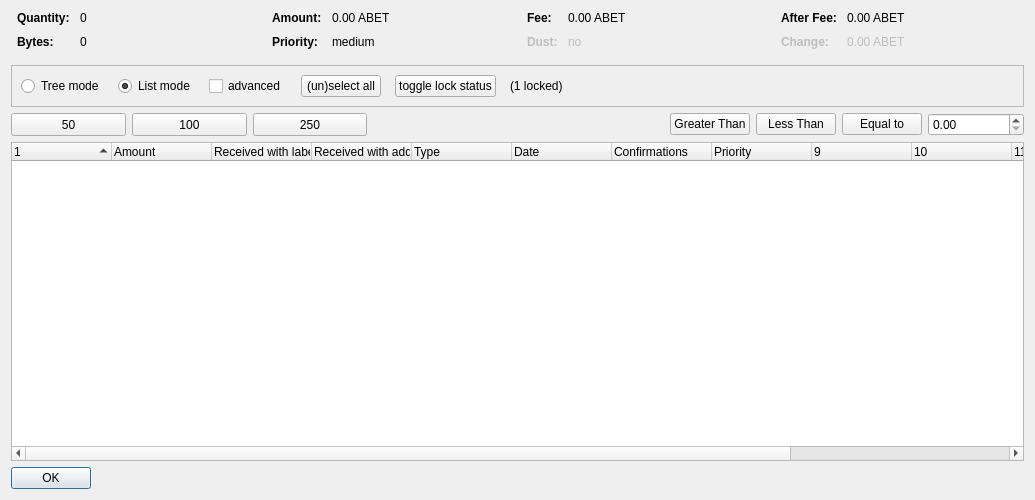
<?xml version="1.0" encoding="UTF-8"?>
<ui version="4.0">
 <class>CoinControlDialog</class>
 <widget class="QDialog" name="CoinControlDialog">
  <property name="geometry">
   <rect>
    <x>0</x>
    <y>0</y>
    <width>1035</width>
    <height>500</height>
   </rect>
  </property>
  <property name="windowTitle">
   <string>Coin Selection</string>
  </property>
  <layout class="QVBoxLayout" name="verticalLayout">
   <item>
    <layout class="QHBoxLayout" name="horizontalLayoutTop" stretch="0,0,0,0">
     <property name="topMargin">
      <number>0</number>
     </property>
     <property name="bottomMargin">
      <number>10</number>
     </property>
     <item>
      <layout class="QFormLayout" name="formLayoutCoinControl1">
       <property name="horizontalSpacing">
        <number>10</number>
       </property>
       <property name="verticalSpacing">
        <number>10</number>
       </property>
       <property name="leftMargin">
        <number>6</number>
       </property>
       <property name="rightMargin">
        <number>6</number>
       </property>
       <item row="0" column="0">
        <widget class="QLabel" name="labelCoinControlQuantityText">
         <property name="font">
          <font>
           <weight>75</weight>
           <bold>true</bold>
          </font>
         </property>
         <property name="text">
          <string>Quantity:</string>
         </property>
        </widget>
       </item>
       <item row="0" column="1">
        <widget class="QLabel" name="labelCoinControlQuantity">
         <property name="cursor">
          <cursorShape>IBeamCursor</cursorShape>
         </property>
         <property name="contextMenuPolicy">
          <enum>Qt::ActionsContextMenu</enum>
         </property>
         <property name="text">
          <string notr="true">0</string>
         </property>
         <property name="textInteractionFlags">
          <set>Qt::LinksAccessibleByMouse|Qt::TextSelectableByKeyboard|Qt::TextSelectableByMouse</set>
         </property>
        </widget>
       </item>
       <item row="1" column="0">
        <widget class="QLabel" name="labelCoinControlBytesText">
         <property name="font">
          <font>
           <weight>75</weight>
           <bold>true</bold>
          </font>
         </property>
         <property name="text">
          <string>Bytes:</string>
         </property>
        </widget>
       </item>
       <item row="1" column="1">
        <widget class="QLabel" name="labelCoinControlBytes">
         <property name="cursor">
          <cursorShape>IBeamCursor</cursorShape>
         </property>
         <property name="contextMenuPolicy">
          <enum>Qt::ActionsContextMenu</enum>
         </property>
         <property name="text">
          <string notr="true">0</string>
         </property>
         <property name="textInteractionFlags">
          <set>Qt::LinksAccessibleByMouse|Qt::TextSelectableByKeyboard|Qt::TextSelectableByMouse</set>
         </property>
        </widget>
       </item>
      </layout>
     </item>
     <item>
      <layout class="QFormLayout" name="formLayoutCoinControl2">
       <property name="horizontalSpacing">
        <number>10</number>
       </property>
       <property name="verticalSpacing">
        <number>10</number>
       </property>
       <property name="leftMargin">
        <number>6</number>
       </property>
       <property name="rightMargin">
        <number>6</number>
       </property>
       <item row="0" column="0">
        <widget class="QLabel" name="labelCoinControlAmountText">
         <property name="font">
          <font>
           <weight>75</weight>
           <bold>true</bold>
          </font>
         </property>
         <property name="text">
          <string>Amount:</string>
         </property>
        </widget>
       </item>
       <item row="0" column="1">
        <widget class="QLabel" name="labelCoinControlAmount">
         <property name="cursor">
          <cursorShape>IBeamCursor</cursorShape>
         </property>
         <property name="contextMenuPolicy">
          <enum>Qt::ActionsContextMenu</enum>
         </property>
         <property name="text">
          <string notr="true">0.00 ABET</string>
         </property>
         <property name="textInteractionFlags">
          <set>Qt::LinksAccessibleByMouse|Qt::TextSelectableByKeyboard|Qt::TextSelectableByMouse</set>
         </property>
        </widget>
       </item>
       <item row="1" column="0">
        <widget class="QLabel" name="labelCoinControlPriorityText">
         <property name="font">
          <font>
           <weight>75</weight>
           <bold>true</bold>
          </font>
         </property>
         <property name="text">
          <string>Priority:</string>
         </property>
        </widget>
       </item>
       <item row="1" column="1">
        <widget class="QLabel" name="labelCoinControlPriority">
         <property name="cursor">
          <cursorShape>IBeamCursor</cursorShape>
         </property>
         <property name="contextMenuPolicy">
          <enum>Qt::ActionsContextMenu</enum>
         </property>
         <property name="text">
          <string>medium</string>
         </property>
         <property name="textInteractionFlags">
          <set>Qt::LinksAccessibleByMouse|Qt::TextSelectableByKeyboard|Qt::TextSelectableByMouse</set>
         </property>
        </widget>
       </item>
      </layout>
     </item>
     <item>
      <layout class="QFormLayout" name="formLayoutCoinControl3">
       <property name="horizontalSpacing">
        <number>10</number>
       </property>
       <property name="verticalSpacing">
        <number>10</number>
       </property>
       <property name="leftMargin">
        <number>6</number>
       </property>
       <property name="rightMargin">
        <number>6</number>
       </property>
       <item row="0" column="0">
        <widget class="QLabel" name="labelCoinControlFeeText">
         <property name="font">
          <font>
           <weight>75</weight>
           <bold>true</bold>
          </font>
         </property>
         <property name="text">
          <string>Fee:</string>
         </property>
        </widget>
       </item>
       <item row="0" column="1">
        <widget class="QLabel" name="labelCoinControlFee">
         <property name="cursor">
          <cursorShape>IBeamCursor</cursorShape>
         </property>
         <property name="contextMenuPolicy">
          <enum>Qt::ActionsContextMenu</enum>
         </property>
         <property name="text">
          <string notr="true">0.00 ABET</string>
         </property>
         <property name="textInteractionFlags">
          <set>Qt::LinksAccessibleByMouse|Qt::TextSelectableByKeyboard|Qt::TextSelectableByMouse</set>
         </property>
        </widget>
       </item>
       <item row="1" column="0">
        <widget class="QLabel" name="labelCoinControlLowOutputText">
         <property name="enabled">
          <bool>false</bool>
         </property>
         <property name="font">
          <font>
           <weight>75</weight>
           <bold>true</bold>
          </font>
         </property>
         <property name="text">
          <string>Dust:</string>
         </property>
        </widget>
       </item>
       <item row="1" column="1">
        <widget class="QLabel" name="labelCoinControlLowOutput">
         <property name="enabled">
          <bool>false</bool>
         </property>
         <property name="cursor">
          <cursorShape>IBeamCursor</cursorShape>
         </property>
         <property name="contextMenuPolicy">
          <enum>Qt::ActionsContextMenu</enum>
         </property>
         <property name="text">
          <string>no</string>
         </property>
         <property name="textInteractionFlags">
          <set>Qt::LinksAccessibleByMouse|Qt::TextSelectableByKeyboard|Qt::TextSelectableByMouse</set>
         </property>
        </widget>
       </item>
      </layout>
     </item>
     <item>
      <layout class="QFormLayout" name="formLayoutCoinControl4">
       <property name="horizontalSpacing">
        <number>10</number>
       </property>
       <property name="verticalSpacing">
        <number>10</number>
       </property>
       <property name="leftMargin">
        <number>6</number>
       </property>
       <property name="rightMargin">
        <number>6</number>
       </property>
       <item row="0" column="0">
        <widget class="QLabel" name="labelCoinControlAfterFeeText">
         <property name="font">
          <font>
           <weight>75</weight>
           <bold>true</bold>
          </font>
         </property>
         <property name="text">
          <string>After Fee:</string>
         </property>
        </widget>
       </item>
       <item row="0" column="1">
        <widget class="QLabel" name="labelCoinControlAfterFee">
         <property name="cursor">
          <cursorShape>IBeamCursor</cursorShape>
         </property>
         <property name="contextMenuPolicy">
          <enum>Qt::ActionsContextMenu</enum>
         </property>
         <property name="text">
          <string notr="true">0.00 ABET</string>
         </property>
         <property name="textInteractionFlags">
          <set>Qt::LinksAccessibleByMouse|Qt::TextSelectableByKeyboard|Qt::TextSelectableByMouse</set>
         </property>
        </widget>
       </item>
       <item row="1" column="0">
        <widget class="QLabel" name="labelCoinControlChangeText">
         <property name="enabled">
          <bool>false</bool>
         </property>
         <property name="font">
          <font>
           <weight>75</weight>
           <bold>true</bold>
          </font>
         </property>
         <property name="text">
          <string>Change:</string>
         </property>
        </widget>
       </item>
       <item row="1" column="1">
        <widget class="QLabel" name="labelCoinControlChange">
         <property name="enabled">
          <bool>false</bool>
         </property>
         <property name="cursor">
          <cursorShape>IBeamCursor</cursorShape>
         </property>
         <property name="contextMenuPolicy">
          <enum>Qt::ActionsContextMenu</enum>
         </property>
         <property name="text">
          <string notr="true">0.00 ABET</string>
         </property>
         <property name="textInteractionFlags">
          <set>Qt::LinksAccessibleByMouse|Qt::TextSelectableByKeyboard|Qt::TextSelectableByMouse</set>
         </property>
        </widget>
       </item>
      </layout>
     </item>
    </layout>
   </item>
   <item>
    <widget class="QFrame" name="frame">
     <property name="minimumSize">
      <size>
       <width>0</width>
       <height>40</height>
      </size>
     </property>
     <property name="frameShape">
      <enum>QFrame::StyledPanel</enum>
     </property>
     <property name="frameShadow">
      <enum>QFrame::Sunken</enum>
     </property>
     <layout class="QHBoxLayout" name="horizontalLayout">
      <item>
       <layout class="QHBoxLayout" name="horizontalLayoutPanel" stretch="0,0,0,0,0,0,0">
        <property name="spacing">
         <number>14</number>
        </property>
        <item>
         <widget class="QRadioButton" name="radioTreeMode">
          <property name="sizePolicy">
           <sizepolicy hsizetype="Maximum" vsizetype="Fixed">
            <horstretch>0</horstretch>
            <verstretch>0</verstretch>
           </sizepolicy>
          </property>
          <property name="text">
           <string>Tree mode</string>
          </property>
         </widget>
        </item>
        <item>
         <widget class="QRadioButton" name="radioListMode">
          <property name="sizePolicy">
           <sizepolicy hsizetype="Maximum" vsizetype="Fixed">
            <horstretch>0</horstretch>
            <verstretch>0</verstretch>
           </sizepolicy>
          </property>
          <property name="text">
           <string>List mode</string>
          </property>
          <property name="checked">
           <bool>true</bool>
          </property>
         </widget>
        </item>
        <item>
         <widget class="QCheckBox" name="advanced">
          <property name="minimumSize">
           <size>
            <width>70</width>
            <height>17</height>
           </size>
          </property>
          <property name="text">
           <string>advanced</string>
          </property>
         </widget>
        </item>
        <item>
         <widget class="QPushButton" name="pushButtonSelectAll">
          <property name="sizePolicy">
           <sizepolicy hsizetype="Maximum" vsizetype="Fixed">
            <horstretch>0</horstretch>
            <verstretch>0</verstretch>
           </sizepolicy>
          </property>
          <property name="text">
           <string>(un)select all</string>
          </property>
          <property name="autoDefault">
           <bool>false</bool>
          </property>
         </widget>
        </item>
        <item>
         <widget class="QPushButton" name="pushButtonToggleLock">
          <property name="sizePolicy">
           <sizepolicy hsizetype="Maximum" vsizetype="Fixed">
            <horstretch>0</horstretch>
            <verstretch>0</verstretch>
           </sizepolicy>
          </property>
          <property name="text">
           <string>toggle lock status</string>
          </property>
          <property name="autoDefault">
           <bool>false</bool>
          </property>
         </widget>
        </item>
        <item>
         <widget class="QLabel" name="labelLocked">
          <property name="text">
           <string>(1 locked)</string>
          </property>
         </widget>
        </item>
        <item>
         <spacer name="horizontalSpacer">
          <property name="orientation">
           <enum>Qt::Horizontal</enum>
          </property>
          <property name="sizeHint" stdset="0">
           <size>
            <width>40</width>
            <height>20</height>
           </size>
          </property>
         </spacer>
        </item>
       </layout>
      </item>
     </layout>
    </widget>
   </item>
   <item>
    <layout class="QHBoxLayout" name="horizontalLayout_3">
     <item>
      <widget class="QPushButton" name="select_50">
       <property name="minimumSize">
        <size>
         <width>115</width>
         <height>23</height>
        </size>
       </property>
       <property name="text">
        <string>50</string>
       </property>
      </widget>
     </item>
     <item>
      <widget class="QPushButton" name="select_100">
       <property name="minimumSize">
        <size>
         <width>115</width>
         <height>23</height>
        </size>
       </property>
       <property name="text">
        <string>100</string>
       </property>
      </widget>
     </item>
     <item>
      <widget class="QPushButton" name="select_250">
       <property name="minimumSize">
        <size>
         <width>114</width>
         <height>23</height>
        </size>
       </property>
       <property name="text">
        <string>250</string>
       </property>
      </widget>
     </item>
     <item>
      <spacer name="horizontalSpacer_2">
       <property name="orientation">
        <enum>Qt::Horizontal</enum>
       </property>
       <property name="sizeHint" stdset="0">
        <size>
         <width>40</width>
         <height>20</height>
        </size>
       </property>
      </spacer>
     </item>
     <item>
      <widget class="QPushButton" name="GreaterThan">
       <property name="text">
        <string>Greater Than</string>
       </property>
      </widget>
     </item>
     <item>
      <widget class="QPushButton" name="LessThan">
       <property name="text">
        <string>Less Than</string>
       </property>
      </widget>
     </item>
     <item>
      <widget class="QPushButton" name="EqualTo">
       <property name="text">
        <string>Equal to</string>
       </property>
      </widget>
     </item>
     <item>
      <widget class="QDoubleSpinBox" name="num_box">
       <property name="minimumSize">
        <size>
         <width>96</width>
         <height>20</height>
        </size>
       </property>
      </widget>
     </item>
    </layout>
   </item>
   <item>
    <layout class="QVBoxLayout" name="verticalLayout_2"/>
   </item>
   <item>
    <layout class="QHBoxLayout" name="horizontalLayout_2"/>
   </item>
   <item>
    <widget class="CoinControlTreeWidget" name="treeWidget">
     <property name="contextMenuPolicy">
      <enum>Qt::CustomContextMenu</enum>
     </property>
     <property name="sortingEnabled">
      <bool>false</bool>
     </property>
     <property name="columnCount">
      <number>13</number>
     </property>
     <attribute name="headerShowSortIndicator" stdset="0">
      <bool>true</bool>
     </attribute>
     <attribute name="headerStretchLastSection">
      <bool>false</bool>
     </attribute>
     <column>
      <property name="text">
       <string/>
      </property>
     </column>
     <column>
      <property name="text">
       <string>Amount</string>
      </property>
     </column>
     <column>
      <property name="text">
       <string>Received with label</string>
      </property>
     </column>
     <column>
      <property name="text">
       <string>Received with address</string>
      </property>
     </column>
     <column>
      <property name="text">
       <string>Type</string>
      </property>
     </column>
     <column>
      <property name="text">
       <string>Date</string>
      </property>
     </column>
     <column>
      <property name="text">
       <string>Confirmations</string>
      </property>
      <property name="toolTip">
       <string>Confirmed</string>
      </property>
     </column>
     <column>
      <property name="text">
       <string>Priority</string>
      </property>
     </column>
     <column>
      <property name="text">
       <string/>
      </property>
     </column>
     <column>
      <property name="text">
       <string/>
      </property>
     </column>
     <column>
      <property name="text">
       <string/>
      </property>
     </column>
     <column>
      <property name="text">
       <string/>
      </property>
     </column>
     <column>
      <property name="text">
       <string/>
      </property>
     </column>
    </widget>
   </item>
   <item>
    <widget class="QDialogButtonBox" name="buttonBox">
     <property name="sizePolicy">
      <sizepolicy hsizetype="Maximum" vsizetype="Fixed">
       <horstretch>0</horstretch>
       <verstretch>0</verstretch>
      </sizepolicy>
     </property>
     <property name="orientation">
      <enum>Qt::Horizontal</enum>
     </property>
     <property name="standardButtons">
      <set>QDialogButtonBox::Ok</set>
     </property>
    </widget>
   </item>
  </layout>
 </widget>
 <customwidgets>
  <customwidget>
   <class>CoinControlTreeWidget</class>
   <extends>QTreeWidget</extends>
   <header>coincontroltreewidget.h</header>
  </customwidget>
 </customwidgets>
 <resources/>
 <connections/>
</ui>
